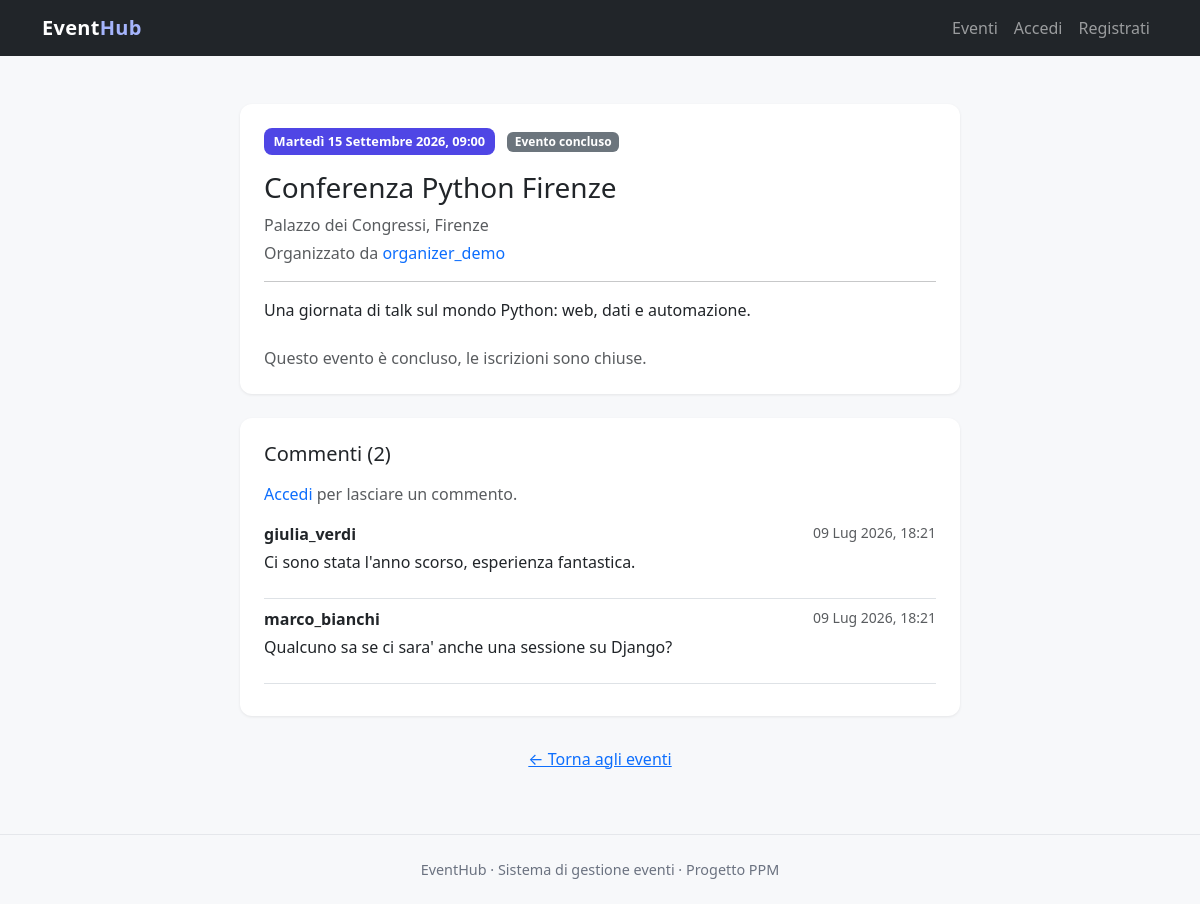
Page /event/1/ on the earlier database version.
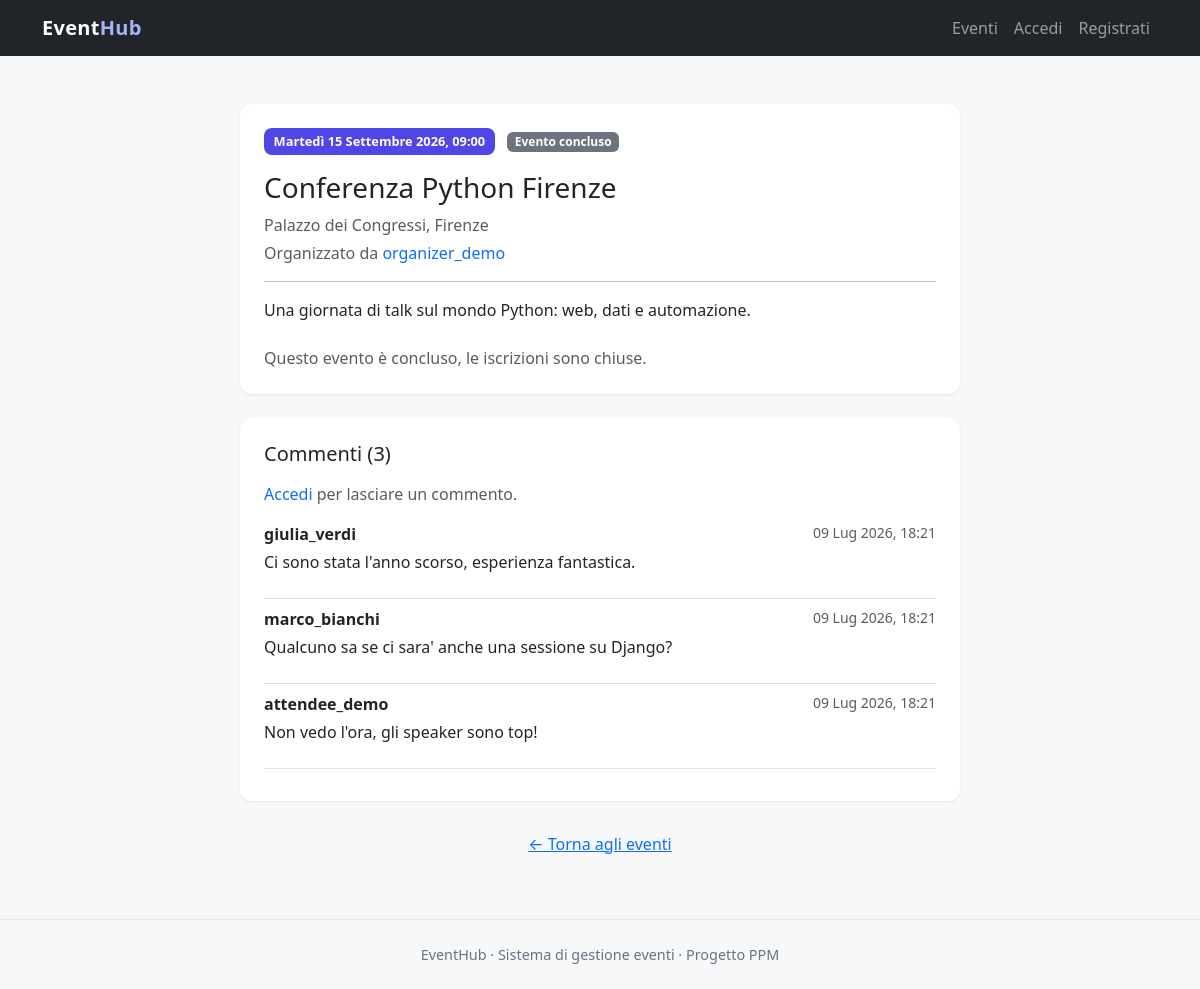
Same page on the later database version.
### events/models.py (models this page shows, shortened)
class Event(models.Model):
    title = models.CharField("titolo", max_length=200)
    description = models.TextField("descrizione")
    date = models.DateTimeField("data e ora")
    location = models.CharField("luogo", max_length=200)
    organizer = models.ForeignKey(
        settings.AUTH_USER_MODEL,
        on_delete=models.CASCADE,
        related_name="events_organized",
        verbose_name="organizzatore",
    )
    class Meta:
        ordering = ["date"]

class Comment(models.Model):
    event = models.ForeignKey(
        Event,
        on_delete=models.CASCADE,
        related_name="comments",
        verbose_name="evento",
    )
    author = models.ForeignKey(
        settings.AUTH_USER_MODEL,
        on_delete=models.CASCADE,
        related_name="comments",
        verbose_name="autore",
    )
    text = models.TextField("testo")
    created_at = models.DateTimeField("scritto il", auto_now_add=True)
    class Meta:
        ordering = ["-created_at"]

### accounts/models.py (models this page shows, shortened)
class CustomUser(AbstractUser):
    bio = models.TextField(
        "biografia",
        blank=True,
        help_text="Breve descrizione facoltativa dell'utente.",
    )

### events/views.py (the view)
# urls.py: path("event/<int:pk>/", views.EventDetailView.as_view(), name="event-detail"),
class EventDetailView(DetailView):
    model = Event
    template_name = "events/event_detail.html"
    context_object_name = "event"
    def get_context_data(self, **kwargs):
        context = super().get_context_data(**kwargs)
        user = self.request.user
        if user.is_authenticated:
            context["is_registered"] = self.object.registrations.filter(
                attendee=user
            ).exists()
        context["comment_form"] = CommentForm()
        context["is_past"] = self.object.date < timezone.now()
        return context

### templates/events/event_detail.html (shortened to what this page needs)
{% extends "base.html" %}
{% block content %}
<div class="card form-card" style="max-width: 720px;">
    <div class="card-body p-4">
        <span class="date-badge">{{ event.date|date:"l d F Y, H:i" }}</span>
        {% if is_past %}<span class="badge bg-secondary ms-2">Evento concluso</span>{% endif %}
        <h1 class="h3 mt-3">{{ event.title }}</h1>
        <p class="text-muted mb-1">{{ event.location }}</p>
        <p class="text-muted">Organizzato da <a href="{% url 'organizer-profile' event.organizer.pk %}">{{ event.organizer.username }}</a></p>
        <hr>
        <p>{{ event.description|linebreaks }}</p>
        {% if user == event.organizer %}
            <div class="mt-4 d-flex flex-wrap gap-2">
                <a href="{% url 'event-update' event.pk %}" class="btn btn-primary">Modifica</a>
                <a href="{% url 'event-delete' event.pk %}" class="btn btn-outline-danger">Elimina</a>
                <a href="{% url 'event-participants' event.pk %}" class="btn btn-outline-secondary">
                    Partecipanti ({{ event.registrations.count }})
                </a>
            </div>
        {% elif is_past %}
            <div class="mt-4">
                {% if user.is_authenticated and is_registered %}
                    <span class="badge bg-success">Hai partecipato a questo evento</span>
                {% else %}
                    <p class="text-muted mb-0">Questo evento è concluso, le iscrizioni sono chiuse.</p>
                {% endif %}
            </div>
        {% else %}
            <p class="mt-4"><a href="{% url 'login' %}">Accedi</a> per iscriverti a questo evento.</p>
        {% endif %}
    </div>
</div>
<div class="card form-card" style="max-width: 720px;">
    <div class="card-body p-4">
        <h2 class="h5 mb-3">Commenti ({{ event.comments.count }})</h2>
        {% if user.is_authenticated %}
            <form method="post" action="{% url 'add-comment' event.pk %}" class="mb-4">
                {% csrf_token %}
                {{ comment_form.text }}
                <button type="submit" class="btn btn-accent btn-sm mt-2">Invia commento</button>
            </form>
        {% else %}
            <p class="text-muted"><a href="{% url 'login' %}">Accedi</a> per lasciare un commento.</p>
        {% endif %}
        {% for comment in event.comments.all %}
            <div class="border-bottom pb-2 mb-2">
                <div class="d-flex justify-content-between">
                    <strong>{{ comment.author.username }}</strong>
                    <small class="text-muted">{{ comment.created_at|date:"d M Y, H:i" }}</small>
                </div>
                <p class="mb-1">{{ comment.text|linebreaks }}</p>
            </div>
        {% empty %}
            <p class="text-muted mb-0">Ancora nessun commento.</p>
        {% endfor %}
    </div>
</div>
<div class="text-center">
    <a href="{% url 'event-list' %}" class="btn btn-link">&larr; Torna agli eventi</a>
</div>
{% endblock %}

Differences in the rows shown:
computed for Event "Conferenza Python Firenze": comments.count "2" → "3"
added Comment: author.username "attendee_demo", created_at "09 Lug 2026, 18:21", text "Non vedo l'ora, gli speaker sono top!"
